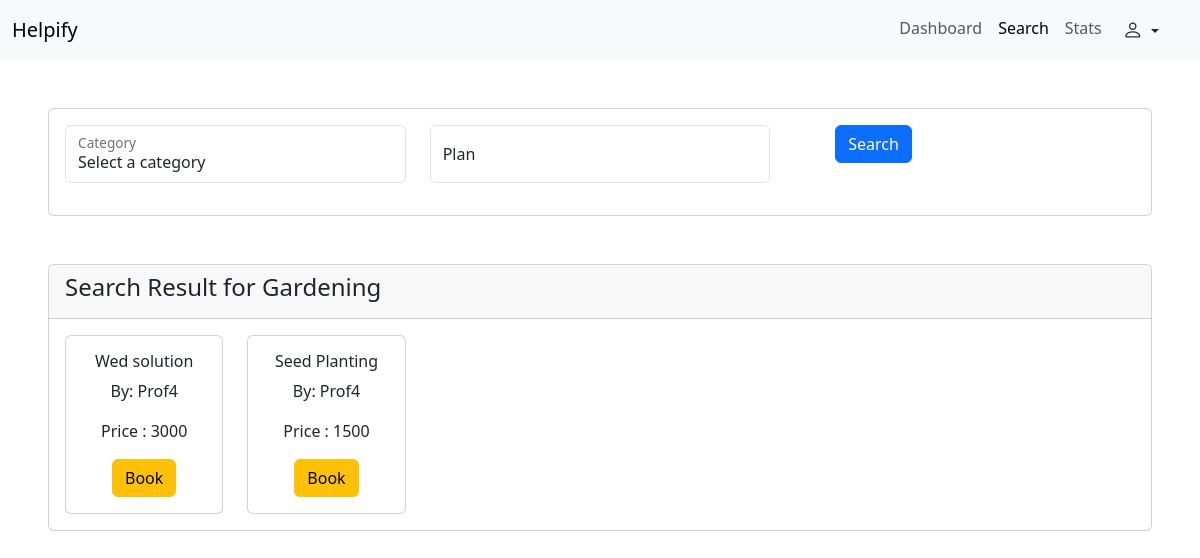
The app's page /customer/search?catname=Gardening (signed in) with its own data.
### backend/models.py (models this page shows, shortened)
class ServiceCategory(db.Model):
    __tablename__="servicecategory"
    id = db.Column(db.Integer , primary_key = True , autoincrement = True)
    name = db.Column(db.String,nullable = False , unique=True)
    descripiton = db.Column(db.String,nullable = False)
    base_price = db.Column(db.Integer)
    all_plans = db.relationship("ServicePlan",backref = "category")
    all_professional = db.relationship("Professional",backref = "category")

class ServicePlan(db.Model):
    __tablename__="serviceplan"
    id = db.Column(db.Integer , primary_key = True , autoincrement = True)
    name = db.Column(db.String,nullable = False)
    descripiton = db.Column(db.String,nullable = False)
    price = db.Column(db.Integer)
    categroy_id = db.Column(db.Integer,db.ForeignKey("servicecategory.id"), nullable = False)
    professional_id = db.Column(db.Integer , db.ForeignKey("serviceprofessional.id"), nullable = False)
    assoiciated_booking = db.relationship("Booking",backref = "plan")

class Professional(db.Model,UserMixin):
    __tablename__="serviceprofessional"
    id = db.Column(db.Integer , primary_key = True , autoincrement = True)
    email = db.Column(db.Integer ,unique = True)
    name = db.Column(db.String,nullable = False)
    status = db.Column(db.String,nullable = False)
    password = db.Column(db.String )
    city = db.Column(db.String,nullable = False)
    experiance = db.Column(db.String , nullable= False)
    categroy_id = db.Column(db.Integer,db.ForeignKey("servicecategory.id"), nullable = False)
    recive_bookings = db.relationship("Booking",backref = "professional")
    all_plans = db.relationship("ServicePlan",backref = "professional")

### backend/routes.py (the view, shortened to what this page needs)
@app.route("/customer/search" , methods = ["GET" , "POST"])
@login_required
def cust_search():
    if isinstance(current_user,Customer):
        if request.method == "GET" and not request.args :
            cats = db.session.query(ServiceCategory).all()
            return  render_template("/customer/search.html" , page= "search" , cu = current_user , cats = cats)
        if request.method == "GET" and request.args.get("catname"):
            catname = request.args.get("catname")
            cat = db.session.query(ServiceCategory).filter_by(name = catname).first()
            plans = []
            for plan in cat.all_plans:
                if current_user.city == plan.professional.city :
                    plans.append(plan)
            cats = db.session.query(ServiceCategory).all()
            return render_template("/customer/search.html" , cu = current_user , catname = catname , page = "search" , plans = plans , cats= cats)

### app.py (called while the page is built)
def initialise_app():
    app = Flask(__name__)
    app.config["SQLALCHEMY_DATABASE_URI"] = "sqlite:///my_app.sqlite3"
    app.config["SECRET_KEY"] = "mysecretkey"
    login_manager = LoginManager(app)
    @login_manager.user_loader
    def load_user(a):
        user = db.session.query(Customer).filter_by(email = a).first() or \
                db.session.query(Admin).filter_by(email= a).first() or \
                db.session.query(Professional).filter_by(email = a).first()
        return user
    db.init_app(app)
    api.init_app(app)
    with app.app_context():
        db.create_all()
    app.app_context().push()
    return app

### templates/customer/search.html (shortened to what this page needs)
{% extends "customer/base.html" %}
{% block content %}
<div class="card m-5">
    <div class="card-body">
        <form action="/customer/search" method="POST">
            <div class="form-floating ">
                <div class="row">
                    <div class="col-4">
                        <div class="form-floating mb-3">
                            <select id="floatingInput" class="form-control" name="category" required>
                                <option>Select a category</option>
                            </select>
                            <label for="floatingInput">Category</label>
                        </div>
                    </div>
                    <div class="col-4">
                        <div class="form-floating">
                            <input type="text" class="form-control" id="floatingPassword" name="plan_keyword"
                                placeholder="Password">
                            <label for="floatingPassword">Plan</label>
                        </div>
                    </div>
                    <div class="col-2">
                        <div class="text-center">
                            <button type="submit" class="btn btn-primary">Search</button>
                        </div>
                    </div>
                </div>
            </div>
        </form>
    </div>
</div>
{% if plans %}
<div class="card m-5">
    <div class="card-header">
        <h4>Search Result for {{catname}}</h4>
    </div>
    <div class="card-body">
        <div class="row">
            {% for plan in plans %}
            <div class="col-2">
                <div class="card text-center">
                    <div class="card-body">
                        <h6>{{plan.name}}</h6>
                        <p>By: {{plan.professional.name}}</p>
                        <p>Price : {{plan.price}}</p>
                        <button class="btn btn-warning" data-bs-toggle="modal"
                            data-bs-target="#book-{{plan.id}}">Book</button>
                    </div>
                </div>
            </div>
            {% endfor %}
        </div>
    </div>
</div>
{% else %}
<div class="text-center">NO Result Found.</div>
{% endif %}
{% endblock%}

### records on screen
ServiceCategory: name "Gardening"
ServicePlan: name "Wed solution", professional.name "Prof4", price "3000"
ServicePlan: name "Seed Planting", professional.name "Prof4", price "1500"
